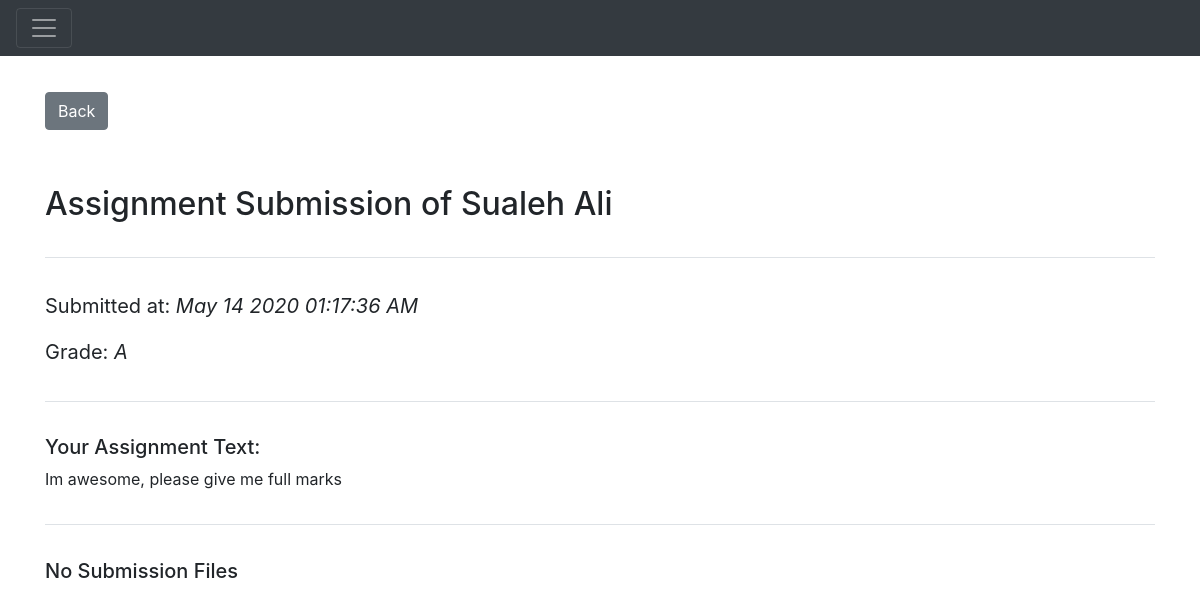
The app's page /assignmentSubmission/detail/1 (signed in), older data.
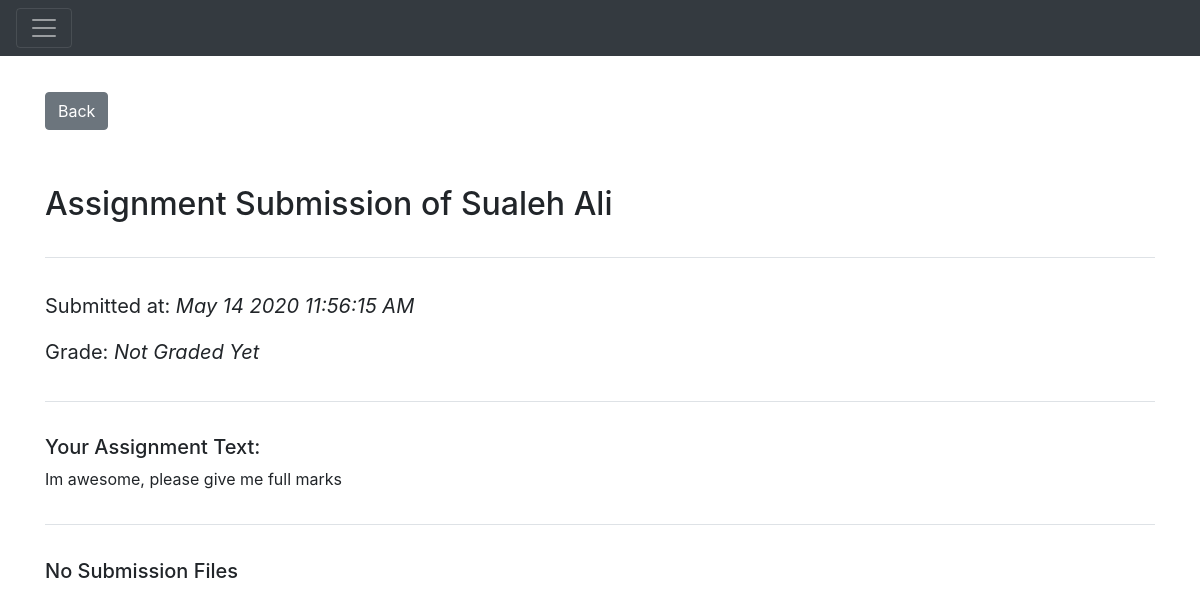
The same page, newer data.
### Application/models.py (models this page shows)
class User(db.Model):
    __tablename__ = "users"
    userId = db.Column(
        db.Integer,
        primary_key=True,
        autoincrement=True
    )
    name = db.Column(
        db.String(100),
        index=True,
        nullable=False,
    )
    email = db.Column(
        db.String(80),
        index=True,
        unique=True,
        nullable=False
    )
    password = db.Column(
        db.String(255)
    )
    userRole = db.Column(Enum(UserRole))
    orgId = db.Column(db.Integer, db.ForeignKey('organizations.orgId'))
    organization = relationship("Organization")

class AssignmentSubmission(db.Model):
    __tablename__ = "assignment_submissions"
    assignmentSubmissionId = db.Column(
        db.Integer,
        primary_key=True,
        autoincrement=True
    )
    submissionTime = db.Column(db.DateTime, default=datetime.datetime.utcnow())
    assignmentId = db.Column(db.Integer, db.ForeignKey('assignments.assignmentId'))
    assignment = relationship("Assignment")
    assignmentGrade = db.Column(db.String(20))
    userId = db.Column(db.Integer, db.ForeignKey('users.userId'))
    user = relationship("User")
    comment = db.Column(db.String(500))
    gradeReceived = db.Column(
        db.String(10)
    )

### Application/assignment_submissions.py (the view)
@app.route('/assignmentSubmission/detail/<id>')
@authenticate
def assignmentSubmissionDetail(id):
    print(id)
    assignmentSubmissionId = escape(id)
    submission = models.AssignmentSubmission.query.filter_by(assignmentSubmissionId=assignmentSubmissionId).first()
    isTeacher = models.Enrollment.query.filter_by(courseId=submission.assignment.courseId, userId=session[
        'id']).first().enrollmentRole == models.EnrollmentRole.Teacher
    return render_template('assignment_submission_detail.html',submission=submission,isTeacher=isTeacher)

### Application/templates/assignment_submission_detail.html (shortened to what this page needs)
{% extends 'main.html' %}
{% block head %}
{{ super() }}
{% endblock %}
{% block body %}
{{ super() }}
<div class="container" style="margin-top: 3%;">
    <a class="btn btn-secondary" href={{url_for('assignmentSubmission', id=submission.assignmentId) }}>Back</a>
    <div class="page-header" style="margin: 2% 0%; padding: 3% 0% 0% 0%;">
        <h2>Assignment Submission of {{ submission.user.name }} </h2>
    </div>
    <div class="border-top" style="margin: 3% 0%; padding: 3% 0% 0% 0%;">
        <blockquote class="blockquote">
            <p class="mb-0">Submitted at: <em>{{ submission.submissionTime.strftime("%b %d %Y %r") }}</em></p>
        </blockquote>
        <blockquote class="blockquote">
            <p class="mb-0">Grade:
                {% if submission.assignmentGrade is not none %}
                <em>{{ submission.assignmentGrade }}</em>
                {% else %}
                <em>Not Graded Yet</em>
                {% endif %}
            </p>
        </blockquote>
    </div>
    <div class="border-top" style="margin: 3% 0%; padding: 3% 0% 0% 0%;">
        <h5>Your Assignment Text:</h5>
        <p>{{ submission.comment }}</p>
    </div>
    <div class="border-top" style="margin: 3% 0%; padding: 3% 0% 0% 0%;">
        {% if submission.submissionFiles|length >= 1 %}
        <h5> Submission Files [Click to 💾]</h5>
        <div class="list-group">
            {% for file in submission.submissionFiles %}
            <a class="list-group-item list-group-item-action" href={{ url_for('downloadSubmission'
            ,id=file.submissionFileId) }}>{{ file.fileName }}</a>
        </div>
        {% endfor %}
        {% else %}
        <h5> No Submission Files</h5>
        {% endif %}
    </div>
</div>
{% endblock %}

### Application/templates/main.html (shortened to what this page needs)
{% extends 'base.html' %}
{% block head %}
<link rel="stylesheet" href="{{ url_for('static', filename='css/main.css') }}">
{% endblock %}
{% block body %}
<div id="topbar">
    <nav class="pos-f-t navbar navbar-dark bg-dark">
        <button class="navbar-toggler" type="button" style="outline:none;" onclick="toggleNav()">
            <span class="navbar-toggler-icon"></span>
        </button>
    </nav>
</div>
{% endblock %}

### Application/templates/base.html (shortened to what this page needs)
<!DOCTYPE html>
<html lang="en">
<head>
    <link rel="stylesheet" href="{{ url_for('static', filename='vendors/jquery.datetimepicker.min.css') }}">
    <link rel="stylesheet" href="{{ url_for('static', filename='vendors/bootstrap.min.css') }}">
    <link rel="stylesheet" href="{{ url_for('static', filename='vendors/select2.min.css') }}">
    <link rel="stylesheet" href="{{ url_for('static', filename='css/styles.css') }}">
    {% block head %}{% endblock %}
</head>
<body>
    {% block body %} {% endblock %}
</body>
</html>

### Application/static/css/styles.css (style rules this page uses)
html, body { height: 100%; margin: 0; padding: 0; }

### Application/static/css/main.css (style rules this page uses)
body { transition: margin-left .5s; }

Row changes from the older to the newer data that the page shows:
changed AssignmentSubmission "Im awesome, please give me full marks": submissionTime "May 14 2020 01:17:36 AM" → "May 14 2020 11:56:15 AM"; assignmentGrade "A" → (not shown)
Text that changed along with them:
text now shown: "Not Graded Yet"
